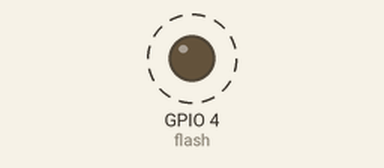
The sketch below on a simulated ESP32. Shown: output pins drawn as LEDs (lit = HIGH). Dashed ring = blinking. WiFi joins after 1.5 s; servers stay silent unless stated; uploads are accepted with an empty reply; the camera gives no picture; what the sketch prints to the serial monitor is not drawn.

Above: at 2.9 s.
Timing chart, 0 to 5.4 s (numbered marks = the images above):
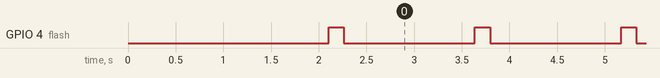

The sketch:

video02_fase03.ino
```cpp
//Bibliotecas utilizadas
#include <WiFi.h>
#include <WiFiClientSecure.h>
#include "soc/soc.h"
#include "soc/rtc_cntl_reg.h"
#include "Base64.h"
#include "esp_camera.h"

//Dados para conexão com a rede Wi-fi
const char* ssid = "Desktop_F8015306 2"; //Insira o SSID da rede
const char* password = "8489006830955485"; //Insira a senha da rede


//Dados para conexão com o Google Drive
const char* host = "script.google.com";


//Inserir endereço gerado pelo Google Drive
// Link da publicacao: https://script.google.com/macros/s/AKfycbx3Yw3vKdp9GuNdxeeWvZVtPMBS-bmE38MbSUpzOIu7gULcfUAU/exec

String meuScript = "/macros/s/AKfycbx3Yw3vKdp9GuNdxeeWvZVtPMBS-bmE38MbSUpzOIu7gULcfUAU/exec";


//Dados para o arquivo de imagem
String nomedoArquivo = "filename=ESP32-CAM.jpg";
String mimeType = "&mimetype=image/jpeg";
String Imagem = "&data=";

int tempo_espera = 10000;  //Espera 10 segundos para o Google responder

//Definição dos pinos
#define PWDN_GPIO_NUM     32
#define RESET_GPIO_NUM    -1
#define XCLK_GPIO_NUM      0
#define SIOD_GPIO_NUM     26
#define SIOC_GPIO_NUM     27
#define Y9_GPIO_NUM       35
#define Y8_GPIO_NUM       34
#define Y7_GPIO_NUM       39
#define Y6_GPIO_NUM       36
#define Y5_GPIO_NUM       21
#define Y4_GPIO_NUM       19
#define Y3_GPIO_NUM       18
#define Y2_GPIO_NUM        5
#define VSYNC_GPIO_NUM    25
#define HREF_GPIO_NUM     23
#define PCLK_GPIO_NUM     22
#define flash 4


void setup()
{

  WRITE_PERI_REG(RTC_CNTL_BROWN_OUT_REG, 0);

  Serial.begin(115200);
  delay(100);

  WiFi.mode(WIFI_STA);

  Serial.println("");
  Serial.print("Conectando na rede: ");
  Serial.println(ssid);
  WiFi.begin(ssid, password);

  while (WiFi.status() != WL_CONNECTED) {
    Serial.print(".");
    delay(500);
  }

  //Definindo flash da câmera
  pinMode(flash,OUTPUT);

  Serial.println("Conectado!");
  Serial.println();
  Serial.print("endereço STAIP: ");
  Serial.println(WiFi.localIP());
  Serial.println();

  //Configuração do pinos da câmera
  camera_config_t config;
  config.ledc_channel = LEDC_CHANNEL_0;
  config.ledc_timer = LEDC_TIMER_0;
  config.pin_d0 = Y2_GPIO_NUM;
  config.pin_d1 = Y3_GPIO_NUM;
  config.pin_d2 = Y4_GPIO_NUM;
  config.pin_d3 = Y5_GPIO_NUM;
  config.pin_d4 = Y6_GPIO_NUM;
  config.pin_d5 = Y7_GPIO_NUM;
  config.pin_d6 = Y8_GPIO_NUM;
  config.pin_d7 = Y9_GPIO_NUM;
  config.pin_xclk = XCLK_GPIO_NUM;
  config.pin_pclk = PCLK_GPIO_NUM;
  config.pin_vsync = VSYNC_GPIO_NUM;
  config.pin_href = HREF_GPIO_NUM;
  config.pin_sscb_sda = SIOD_GPIO_NUM;
  config.pin_sscb_scl = SIOC_GPIO_NUM;
  config.pin_pwdn = PWDN_GPIO_NUM;
  config.pin_reset = RESET_GPIO_NUM;
  config.xclk_freq_hz = 20000000;
  config.pixel_format = PIXFORMAT_JPEG;
  config.frame_size = FRAMESIZE_VGA;
  config.jpeg_quality = 4;
  config.fb_count = 1;

  esp_err_t err = esp_camera_init(&config); //Inicialização da câmera

  if (err != ESP_OK) {

    Serial.printf("O início da câmera falhou com erro 0x%x", err);//Informa erro se a câmera não for iniciada corretamente
    delay(1000);
    ESP.restart();//Reinicia o ESP

  }

}

void loop() {

  Captura_Imagem(); //Captura e envia imagem

  delay(1000);

}

void Captura_Imagem() {

  Serial.println("Conectando ao " + String(host));

  WiFiClientSecure client;

  if (client.connect(host, 443)) { //Conectando no Google

    Serial.println("Conexão com sucesso!");

    camera_fb_t * fb = NULL;

    digitalWrite(flash,HIGH);
    delay(100);

    fb = esp_camera_fb_get(); //Função que captura imagem na ESP

    digitalWrite(flash,LOW);
    delay(100);

    if(!fb) {

      Serial.println("Falha ao capturar imagem!");
      delay(1000);
      ESP.restart();
      return;

    }

    char *input = (char *)fb->buf;
    char output[base64_enc_len(3)];
    String imageFile = "";

    for (int i=0;i<fb->len;i++) {
      base64_encode(output, (input++), 3);
      if (i%3==0) imageFile += urlencode(String(output));
    }

    String Data = nomedoArquivo+mimeType+Imagem;

    esp_camera_fb_return(fb);

    Serial.println("Enviando imagem capturada ao Google Drive.");

    client.println("POST " + meuScript + " HTTP/1.1");
    client.println("Host: " + String(host));
    client.println("Content-Length: " + String(Data.length()+imageFile.length()));
    client.println("Content-Type: application/x-www-form-urlencoded");
    client.println();

    client.print(Data);

    int Index;

    for (Index = 0; Index < imageFile.length(); Index = Index+1000) {
      client.print(imageFile.substring(Index, Index+1000));
    }

    Serial.println("Aguardando resposta.");

    long int tempo_inicio = millis();

    while (!client.available()) { //Aguarda resposta do envio da imagem
      Serial.print(".");
      delay(100);
      if ((tempo_inicio+tempo_espera) < millis()) {
        Serial.println();
        Serial.println("Sem Resposta.");
        break;
      }
    }

    Serial.println();

    while (client.available()) {
      Serial.print(char(client.read())); //Mostra na tela a resposta
    }
  } else {
    Serial.println("Conexão ao " + String(host) + " falhada.");
  }
  client.stop();
}


String urlencode(String str)  //Função de codificação
{
    String encodedString="";
    char c;
    char code0;
    char code1;
    char code2;

    for (int i =0; i < str.length(); i++){
      c=str.charAt(i);
      if (c == ' '){
        encodedString+= '+';
      } else if (isalnum(c)){
        encodedString+=c;
      } else{
        code1=(c & 0xf)+'0';
        if ((c & 0xf) >9){
            code1=(c & 0xf) - 10 + 'A';
        }
        c=(c>>4)&0xf;
        code0=c+'0';
        if (c > 9){
            code0=c - 10 + 'A';
        }
        code2='\0';
        encodedString+='%';
        encodedString+=code0;
        encodedString+=code1;
      }
      yield();
    }
    return encodedString;
}
```

Base64.cpp
```cpp
// (licence header left out)
#if (defined(__AVR__))
#include <avr\pgmspace.h>
#else
#include <pgmspace.h>
#endif

const char PROGMEM b64_alphabet[] = "ABCDEFGHIJKLMNOPQRSTUVWXYZ"
		"abcdefghijklmnopqrstuvwxyz"
		"0123456789+/";

/* 'Private' declarations */
inline void a3_to_a4(unsigned char * a4, unsigned char * a3);
inline void a4_to_a3(unsigned char * a3, unsigned char * a4);
inline unsigned char b64_lookup(char c);

int base64_encode(char *output, char *input, int inputLen) {
	int i = 0, j = 0;
	int encLen = 0;
	unsigned char a3[3];
	unsigned char a4[4];

	while(inputLen--) {
		a3[i++] = *(input++);
		if(i == 3) {
			a3_to_a4(a4, a3);

			for(i = 0; i < 4; i++) {
				output[encLen++] = pgm_read_byte(&b64_alphabet[a4[i]]);
			}

			i = 0;
		}
	}

	if(i) {
		for(j = i; j < 3; j++) {
			a3[j] = '\0';
		}

		a3_to_a4(a4, a3);

		for(j = 0; j < i + 1; j++) {
			output[encLen++] = pgm_read_byte(&b64_alphabet[a4[j]]);
		}

		while((i++ < 3)) {
			output[encLen++] = '=';
		}
	}
	output[encLen] = '\0';
	return encLen;
}

int base64_decode(char * output, char * input, int inputLen) {
	int i = 0, j = 0;
	int decLen = 0;
	unsigned char a3[3];
	unsigned char a4[4];


	while (inputLen--) {
		if(*input == '=') {
			break;
		}

		a4[i++] = *(input++);
		if (i == 4) {
			for (i = 0; i <4; i++) {
				a4[i] = b64_lookup(a4[i]);
			}

			a4_to_a3(a3,a4);

			for (i = 0; i < 3; i++) {
				output[decLen++] = a3[i];
			}
			i = 0;
		}
	}

	if (i) {
		for (j = i; j < 4; j++) {
			a4[j] = '\0';
		}

		for (j = 0; j <4; j++) {
			a4[j] = b64_lookup(a4[j]);
		}

		a4_to_a3(a3,a4);

		for (j = 0; j < i - 1; j++) {
			output[decLen++] = a3[j];
		}
	}
	output[decLen] = '\0';
	return decLen;
}

int base64_enc_len(int plainLen) {
	int n = plainLen;
	return (n + 2 - ((n + 2) % 3)) / 3 * 4;
}

int base64_dec_len(char * input, int inputLen) {
	int i = 0;
	int numEq = 0;
	for(i = inputLen - 1; input[i] == '='; i--) {
		numEq++;
	}

	return ((6 * inputLen) / 8) - numEq;
}

inline void a3_to_a4(unsigned char * a4, unsigned char * a3) {
	a4[0] = (a3[0] & 0xfc) >> 2;
	a4[1] = ((a3[0] & 0x03) << 4) + ((a3[1] & 0xf0) >> 4);
	a4[2] = ((a3[1] & 0x0f) << 2) + ((a3[2] & 0xc0) >> 6);
	a4[3] = (a3[2] & 0x3f);
}

inline void a4_to_a3(unsigned char * a3, unsigned char * a4) {
	a3[0] = (a4[0] << 2) + ((a4[1] & 0x30) >> 4);
	a3[1] = ((a4[1] & 0xf) << 4) + ((a4[2] & 0x3c) >> 2);
	a3[2] = ((a4[2] & 0x3) << 6) + a4[3];
}

inline unsigned char b64_lookup(char c) {
	if(c >='A' && c <='Z') return c - 'A';
	if(c >='a' && c <='z') return c - 71;
	if(c >='0' && c <='9') return c + 4;
	if(c == '+') return 62;
	if(c == '/') return 63;
	return -1;
}
```

Base64.h
```cpp
// (licence header left out)
#ifndef _BASE64_H
#define _BASE64_H

/* b64_alphabet:
 * 		Description: Base64 alphabet table, a mapping between integers
 * 					 and base64 digits
 * 		Notes: This is an extern here but is defined in Base64.c
 */
extern const char b64_alphabet[];

/* base64_encode:
 * 		Description:
 * 			Encode a string of characters as base64
 * 		Parameters:
 * 			output: the output buffer for the encoding, stores the encoded string
 * 			input: the input buffer for the encoding, stores the binary to be encoded
 * 			inputLen: the length of the input buffer, in bytes
 * 		Return value:
 * 			Returns the length of the encoded string
 * 		Requirements:
 * 			1. output must not be null or empty
 * 			2. input must not be null
 * 			3. inputLen must be greater than or equal to 0
 */
int base64_encode(char *output, char *input, int inputLen);

/* base64_decode:
 * 		Description:
 * 			Decode a base64 encoded string into bytes
 * 		Parameters:
 * 			output: the output buffer for the decoding,
 * 					stores the decoded binary
 * 			input: the input buffer for the decoding,
 * 				   stores the base64 string to be decoded
 * 			inputLen: the length of the input buffer, in bytes
 * 		Return value:
 * 			Returns the length of the decoded string
 * 		Requirements:
 * 			1. output must not be null or empty
 * 			2. input must not be null
 * 			3. inputLen must be greater than or equal to 0
 */
int base64_decode(char *output, char *input, int inputLen);

/* base64_enc_len:
 * 		Description:
 * 			Returns the length of a base64 encoded string whose decoded
 * 			form is inputLen bytes long
 * 		Parameters:
 * 			inputLen: the length of the decoded string
 * 		Return value:
 * 			The length of a base64 encoded string whose decoded form
 * 			is inputLen bytes long
 * 		Requirements:
 * 			None
 */
int base64_enc_len(int inputLen);

/* base64_dec_len:
 * 		Description:
 * 			Returns the length of the decoded form of a
 * 			base64 encoded string
 * 		Parameters:
 * 			input: the base64 encoded string to be measured
 * 			inputLen: the length of the base64 encoded string
 * 		Return value:
 * 			Returns the length of the decoded form of a
 * 			base64 encoded string
 * 		Requirements:
 * 			1. input must not be null
 * 			2. input must be greater than or equal to zero
 */
int base64_dec_len(char *input, int inputLen);

#endif // _BASE64_H
```

Measured:
- by itself, GPIO 4 (flash): alternates HIGH for 0.16 s and LOW for 1.4 s
